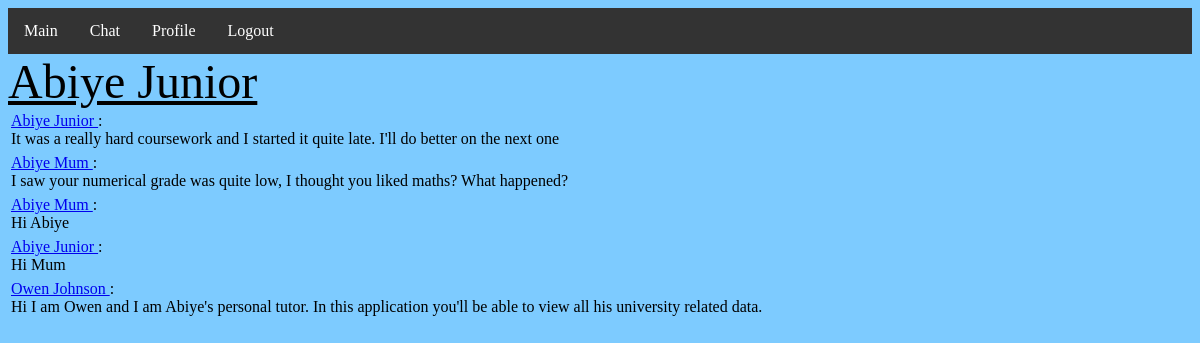
The page /explore (signed in) on the database its author committed.
### app/models.py (models this page shows, shortened)
class User(UserMixin, db.Model):
    id = db.Column(db.Integer, primary_key=True)
    username = db.Column(db.String(64), index=True, unique=True)
    email = db.Column(db.String(120), index=True, unique=True)
    password_hash = db.Column(db.String(128))
    posts = db.relationship('Post', backref='author', lazy='dynamic')
    about_me = db.Column(db.String(140))
    followed = db.relationship(
        'User', secondary=followers,
        primaryjoin=(followers.c.follower_id == id),
        secondaryjoin=(followers.c.followed_id == id),
        backref=db.backref('followers', lazy='dynamic'), lazy='dynamic')

class Post(db.Model):
    id = db.Column(db.Integer, primary_key=True)
    body = db.Column(db.String(140))
    timestamp = db.Column(db.DateTime, index=True, default=datetime.utcnow)
    user_id = db.Column(db.Integer, db.ForeignKey('user.id'))

### app/routes.py (the view)
@app.route('/explore')
@login_required
def explore():
    posts = Post.query.order_by(Post.timestamp.desc()).all()
    return render_template('index.html', title='Messages', posts=posts)

### app/models.py (called while the page is built)
@login.user_loader
def load_user(id):
    return User.query.get(int(id))

### app/templates/index.html (shortened to what this page needs)
{% extends "base.html" %}
{% block content %}
    <font size="33" color="Black"><u>{{ current_user.username }}</u></font>
    {% for post in posts %}
        {% include '_post.html' %}
    {% endfor %}
{% endblock %}

### app/templates/_post.html
<table>
    <tr valign="top">
        <td>
            <a href="{{ url_for('user', username=post.author.username) }}">
                {{ post.author.username }}
            </a>
            :<br>{{ post.body }}
        </td>
    </tr>
</table>

### rows shown on the page
User: username "Abiye Junior"
Post: author.username "Abiye Junior", body "It was a really hard coursework and I started it quite late. I'll do better on the next one"
Post: author.username "Abiye Mum", body "I saw your numerical grade was quite low, I thought you liked maths? What happened?"
Post: author.username "Abiye Mum", body "Hi Abiye"
Post: author.username "Abiye Junior", body "Hi Mum"
Post: author.username "Owen Johnson", body "Hi I am Owen and I am Abiye's personal tutor. In this application you'll be able to view all his university related data."
